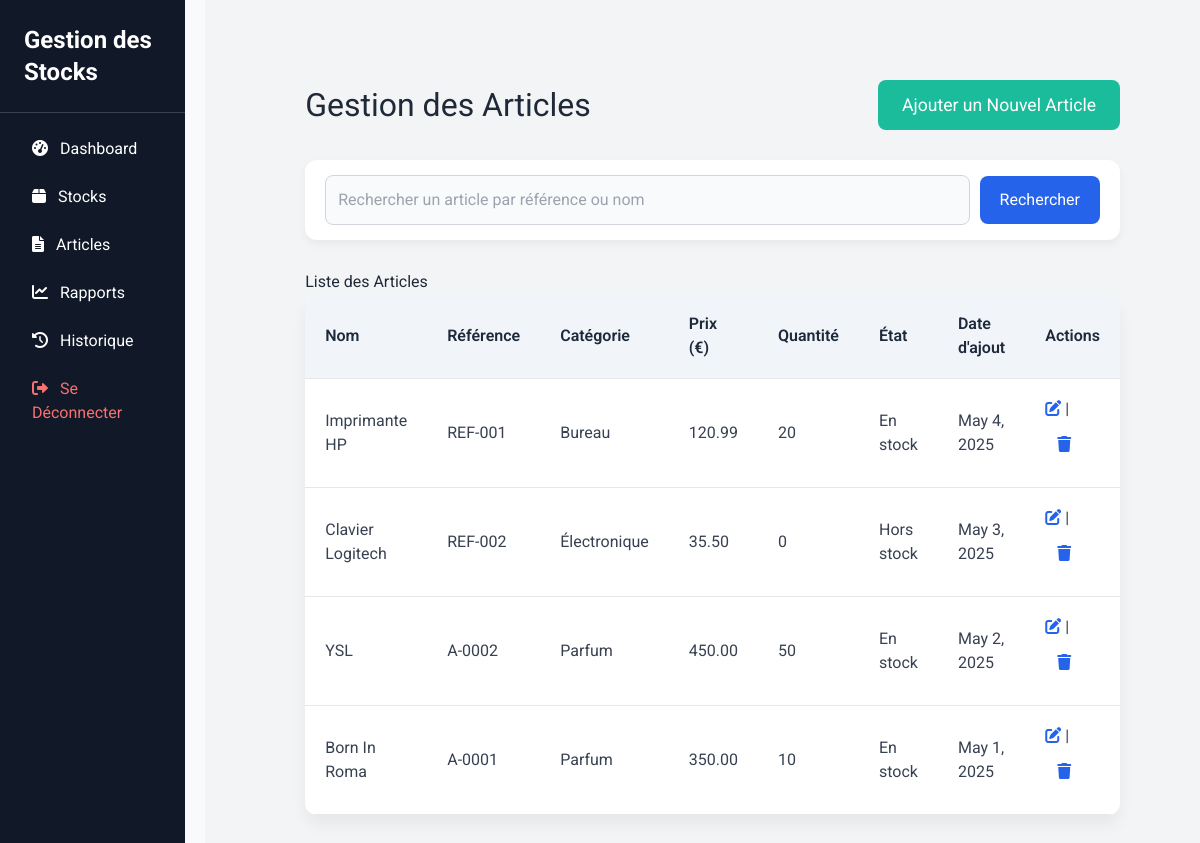
Screenshot of /articles/ (signed in) with the database file from the repository.
### article/models.py (models this page shows, shortened)
class Article(models.Model):
    id = models.AutoField(primary_key=True)
    nom = models.CharField(max_length=100)
    references = models.CharField(max_length=50, null=True, blank=True)
    categorie = models.CharField(max_length=50, null=True, blank=True)
    prix = models.DecimalField(decimal_places=2, max_digits=10, null=True, blank=True)
    quantite = models.IntegerField(default=0)
    description = models.TextField(null=True, blank=True)  # Description détaillée de l'article
    date_ajout = models.DateField(default=date.today)
    class Etat(models.TextChoices):
        EN_STOCK = "en_stock", "En stock"
        HORS_STOCK = "hors_stock", "Hors stock"
    etat = models.CharField(max_length=15, choices=Etat.choices, default=Etat.HORS_STOCK)
    class Meta:
        verbose_name = 'Article'
        verbose_name_plural = 'Articles'

### article/views.py (the view)
# urls.py: path('articles/', get_articles, name='get_articles'),
@never_cache
@login_required(login_url='/loginpage/')
def get_articles(request):
    if not request.user.is_authenticated:
        return redirect('/loginpage/')
    articles = Article.objects.all()
    response = render(request, 'articles.html', {'articles': articles})
    return disable_cache(response)

### article/views.py (called while the page is built)
def disable_cache(response):
    response['Cache-Control'] = 'no-cache, no-store, must-revalidate'
    response['Pragma'] = 'no-cache'
    response['Expires'] = '0'
    return response

### templates/articles.html (shortened to what this page needs)
{% extends 'base.html' %}
{% block content %}
    <div class="dashboard">
        <main class="content">
            <div class="header-container">
                <h1>Gestion des Articles</h1>
                <button id="add-stock-btn">Ajouter un Nouvel Article</button>
            </div>
            <form method="get" action="{% url 'search_articles' %}" class="search-container">
                <input type="text" name="query" id="search-bar" placeholder="Rechercher un article par référence ou nom" value="{{ query }}">
                <button type="submit" id="search-btn">Rechercher</button>
            </form>
            <div class="articles-list">
                <h3>Liste des Articles</h3>
                <table id="articles-table">
                    <thead>
                        <tr>
                            <th>Nom</th>
                            <th>Référence</th>
                            <th>Catégorie</th>
                            <th>Prix (€)</th>
                            <th>Quantité</th>
                            <th>État</th>
                            <th>Date d'ajout</th>
                            <th>Actions</th>
                        </tr>
                    </thead>
                    <tbody>
                        {% for article in articles %}
                            <tr>
                                <td>{{ article.nom }}</td>
                                <td>{{ article.references|default:"-" }}</td>
                                <td>{{ article.categorie|default:"-" }}</td>
                                <td>{{ article.prix|default:"-" }}</td>
                                <td>{{ article.quantite }}</td>
                                <td>{{ article.get_etat_display }}</td>
                                <td>{{ article.date_ajout }}</td>
                                <td>
                                    <a href="{% url 'update_article_view' article.id %}"><i class="fas fa-edit"></i></a> |
                                    <form action="{% url 'delete_article' article.id %}" method="POST" style="display:inline;">
                                        <button type="submit" onclick="return confirm('Supprimer cet article ?');"><i class="fas fa-trash"></i></button>
                                    </form>
                                </td>
                            </tr>
                        {% empty %}
                            <tr><td colspan="8">Aucun article disponible.</td></tr>
                        {% endfor %}
                    </tbody>
                </table>
            </div>
        </main>
    </div>
{% endblock %}

### rows the page displays
Article: nom "Imprimante HP", references "REF-001", categorie "Bureau", prix "120.99", quantite "20", etat "En stock", date_ajout "May 4, 2025"
Article: nom "Clavier Logitech", references "REF-002", categorie "Électronique", prix "35.50", quantite "0", etat "Hors stock", date_ajout "May 3, 2025"
Article: nom "YSL", references "A-0002", categorie "Parfum", prix "450.00", quantite "50", etat "En stock", date_ajout "May 2, 2025"
Article: nom "Born In Roma", references "A-0001", categorie "Parfum", prix "350.00", quantite "10", etat "En stock", date_ajout "May 1, 2025"
